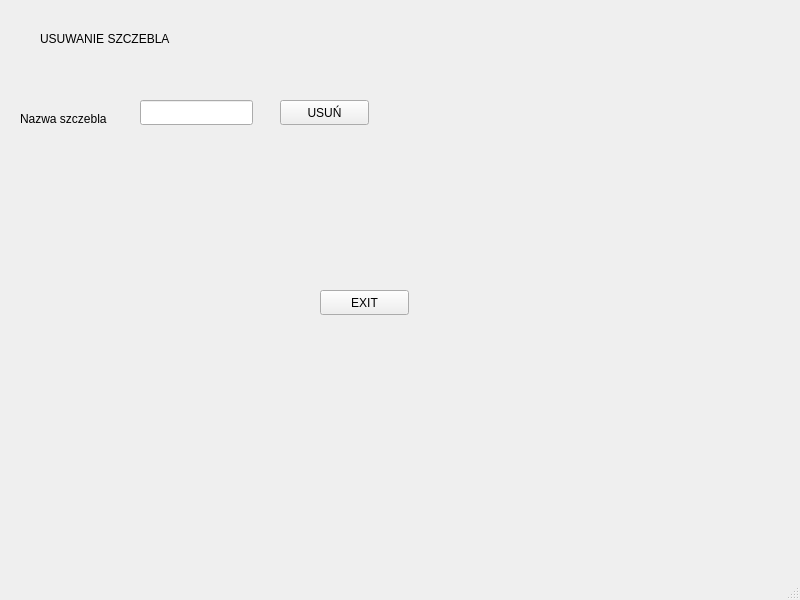
<?xml version="1.0" encoding="UTF-8"?>
<ui version="4.0">
 <class>MainWindow</class>
 <widget class="QMainWindow" name="MainWindow">
  <property name="geometry">
   <rect>
    <x>0</x>
    <y>0</y>
    <width>800</width>
    <height>600</height>
   </rect>
  </property>
  <property name="windowTitle">
   <string>MainWindow</string>
  </property>
  <widget class="QWidget" name="centralwidget">
   <widget class="QLabel" name="label">
    <property name="geometry">
     <rect>
      <x>40</x>
      <y>30</y>
      <width>171</width>
      <height>17</height>
     </rect>
    </property>
    <property name="text">
     <string>USUWANIE SZCZEBLA</string>
    </property>
   </widget>
   <widget class="QLabel" name="label_2">
    <property name="geometry">
     <rect>
      <x>20</x>
      <y>110</y>
      <width>111</width>
      <height>17</height>
     </rect>
    </property>
    <property name="text">
     <string>Nazwa szczebla</string>
    </property>
   </widget>
   <widget class="QLineEdit" name="lineEdit">
    <property name="geometry">
     <rect>
      <x>140</x>
      <y>100</y>
      <width>113</width>
      <height>25</height>
     </rect>
    </property>
   </widget>
   <widget class="QPushButton" name="pushButton">
    <property name="geometry">
     <rect>
      <x>280</x>
      <y>100</y>
      <width>89</width>
      <height>25</height>
     </rect>
    </property>
    <property name="text">
     <string>USUŃ</string>
    </property>
   </widget>
   <widget class="QPushButton" name="pushButton_2">
    <property name="geometry">
     <rect>
      <x>320</x>
      <y>290</y>
      <width>89</width>
      <height>25</height>
     </rect>
    </property>
    <property name="text">
     <string>EXIT</string>
    </property>
   </widget>
  </widget>
  <widget class="QMenuBar" name="menubar">
   <property name="geometry">
    <rect>
     <x>0</x>
     <y>0</y>
     <width>800</width>
     <height>22</height>
    </rect>
   </property>
  </widget>
  <widget class="QStatusBar" name="statusbar"/>
 </widget>
 <resources/>
 <connections/>
</ui>
